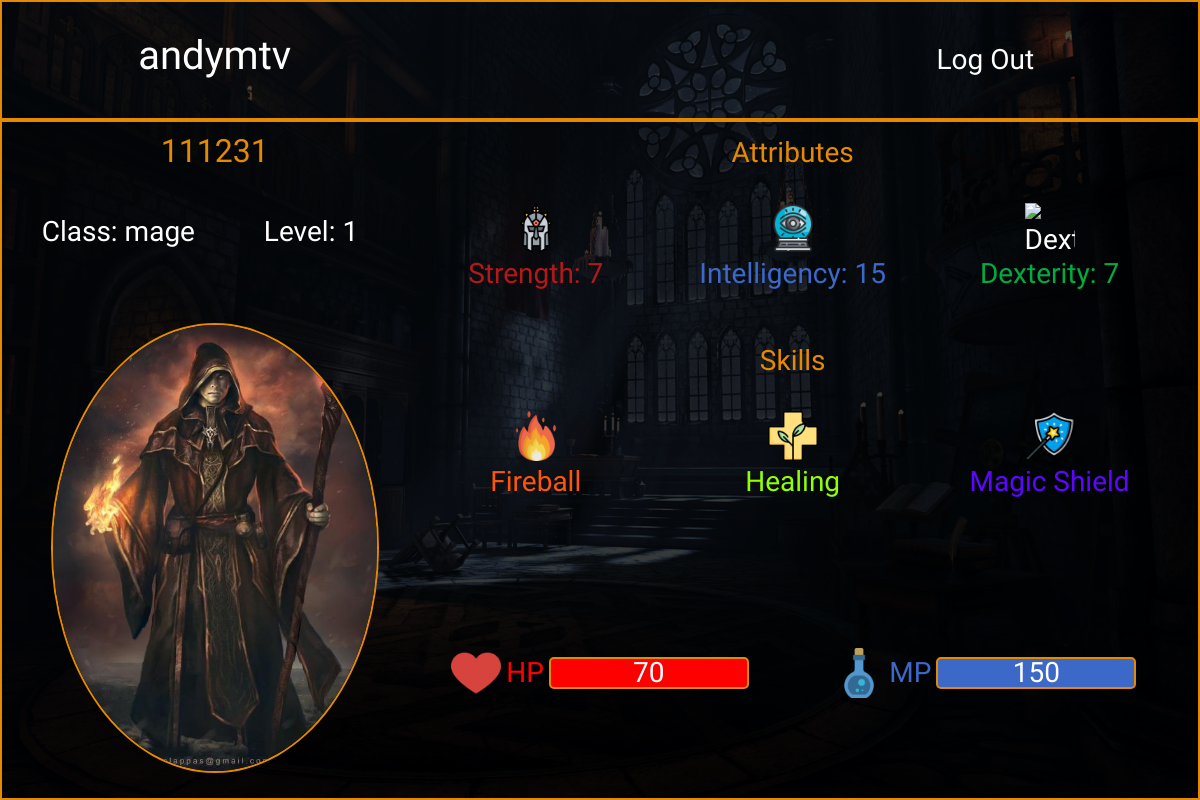
Page /my/andymtv (signed in) on the committed database.
### game.py (models this page shows)
class Characters(db.Model):
    id = db.Column(db.Integer, primary_key=True)
    character_name = db.Column(db.String(50), nullable = False)
    owned_by_user = db.Column(db.String(50), nullable=False)
    path_to_portrait = db.Column(db.String(400), nullable=False)
    character_class = db.Column(db.String(10), nullable=False)
    character_level = db.Column(db.Integer, nullable=False)
    character_intelligence = db.Column(db.Integer, nullable=False, default=10)
    character_strength = db.Column(db.Integer, nullable=False, default=10)
    character_dexterity = db.Column(db.Integer, nullable=False, default=10)
    character_base_attack = db.Column(db.Integer, nullable=False, default=10)
    character_hp = db.Column(db.Integer, nullable=False, default=10)
    character_mp = db.Column(db.Integer, nullable=False, default=10)
    character_dodge = db.Column(db.Integer, nullable=False, default=10)

class Skills(db.Model):
    id = db.Column(db.Integer, primary_key=True)
    skill_name =  db.Column(db.String(50), nullable=False)
    owned_by_class =  db.Column(db.String(50), nullable=False)
    description = db.Column(db.Text, default='')
    path_to_icon = db.Column(db.String(400), nullable=False)

### game.py (the view)
@game.route('/my/<username>')
@login_required
def user_account(username):
    if Users.query.filter_by(username=username).first().characters_list != '':
        character = Characters.query.filter_by(owned_by_user=username).first()
        character_name = character.character_name
        path_to_portrait = character.path_to_portrait
        character_level = character.character_level
        character_class = character.character_class
        character_hp = character.character_hp
        character_mp = character.character_mp
        character_dodge = character.character_dodge
        char_skills = Skills.query.filter_by(owned_by_class=character_class).all()
        skill0 = char_skills[0].skill_name
        skill1 = char_skills[1].skill_name
        skill2 = char_skills[2].skill_name
        skill0_icon = char_skills[0].path_to_icon
        skill1_icon = char_skills[1].path_to_icon
        skill2_icon = char_skills[2].path_to_icon
        skill0_description=char_skills[0].description
        skill1_description=char_skills[1].description
        skill2_description=char_skills[2].description
        character_intelligence = character.character_intelligence
        character_strength = character.character_strength
        character_dexterity = character.character_dexterity
        return render_template('user_page_main.html',
        username=username,
        character_name=character_name,
        path_to_portrait=path_to_portrait,
        character_level=character_level,
        character_class=character_class,
        character_intelligence=character_intelligence,
        character_strength=character_strength,
        character_dexterity=character_dexterity,
        character_hp=character_hp,
        character_mp=character_mp,
        character_dodge=character_dodge,
        skill0=skill0,
        skill1=skill1,
        skill2=skill2,
        skill0_icon=skill0_icon,
        skill1_icon=skill1_icon,
        skill2_icon=skill2_icon,
        skill0_description=skill0_description,
        skill1_description=skill1_description,
        skill2_description=skill2_description)
    return render_template('user_page_create_character.html', username=username)

### game.py (called while the page is built)
@login_manager.user_loader
def load_user(user_id):
    return Users.query.get(int(user_id))

### templates/user_page_main.html (shortened to what this page needs)
{% extends 'characters/base_character_page.html' %}
{% block body %}
    <div class="character_container">
        <div class="character_info">
            <h2 class="character_name">{{character_name}}</h2>
            <h3 class="character_class">Class: {{character_class}}</h3>
            <div class="character_level_wrapper">
                <h3 class="character_level">Level: {{character_level}}</h3>
            </div>
        </div>
        <div class="character_attributes">
            <h3 class="attributes_title">Attributes</h3>
            <div class="attributes_container">
                <div class="attr_cont">
                    <img src="{{url_for('static', filename='img/icons/attributes/strength.png')}}" alt="Strength: {{character_strength}}" class="attr_icon icon">
                    <span class="strength">Strength: {{character_strength}}</span>
                </div>
                <div class="attr_cont">
                    <img src="{{url_for('static', filename='img/icons/attributes/intelligence.png')}}" alt="Intelligency: {{character_intelligence}}" class="attr_icon icon">
                    <span class="intelligency">Intelligency: {{character_intelligence}}</span>
                </div>
                <div class="attr_cont">
                    <img src="{{url_for('static', filename='img/icons/attributes/dexterity.png')}}" alt="Dexterity: {{character_dexterity}}" class="attr_icon icon">
                    <span class="dexterity">Dexterity: {{character_dexterity}}</span>
                </div>
            </div>
        </div>
        <div class="character_skills">
            <h3 class="skills_title">Skills</h3>
            <div class="skills_container">
                <div class="skill_cont" id='skill0'>
                    <img src="{{url_for('static', filename=skill0_icon)}}" alt="{{skill0}}" class="skill_icon icon">
                    <span class="skill1">{{skill0}}</span>
                </div>
                <div class="skill_cont" id='skill1'>
                    <img src="{{url_for('static', filename=skill1_icon)}}" alt="{{skill1}}" class="skill_icon icon">
                    <span class="skill2">{{skill1}}</span>
                </div>
                <div class="skill_cont" id='skill2'>
                    <img src="{{url_for('static', filename=skill2_icon)}}" alt="{{skill2}}" class="skill_icon icon">
                    <span class="skill3">{{skill2}}</span>
                </div>
            </div>
        </div>
        <div class="character_stats">
            <div class="stats_container">
                <div class="stat_cont">
                    <img src="{{url_for('static', filename='img/icons/attributes/heart.png')}}" alt="" class="attr_icon icon">
                    <span class="hp">HP</span>
                    <div class="hp_bar">{{character_hp}}</div>
                </div>
                <div class="stat_cont">
                    <img src="{{url_for('static', filename='img/icons/attributes/mana.png')}}" alt="" class="attr_icon icon">
                    <span class="mp">MP</span>
                    <div class="mp_bar">{{character_mp}}</div>
                </div>
            </div>
        </div>
        <div class="character_portrait_wrapper">
            <img src="{{url_for('static',filename=path_to_portrait+'.jpg')}}" alt="" class="char_portrait char_portrait_main">
        </div>
    </div>
{% endblock %}

### templates/characters/base_character_page.html (shortened to what this page needs)
{% extends 'base_user_page.html' %}

### templates/base_user_page.html (shortened to what this page needs)
<!DOCTYPE html>
<html lang="en" class="user_page_html">
<head>
    <link href="https://cdn.jsdelivr.net/npm/bootstrap@5.0.0-beta1/dist/css/bootstrap.min.css" rel="stylesheet">
    <link rel="stylesheet" href="{{ url_for('static', filename='css/style.css') }}">
</head>
<body class="user_page_body">
    <div class="user_page_container">
        <div class="user_page_header">
            <div class="header_items">
                <a href="/logout" class="logout">Log Out</a>
                <h1 class="username"><a href="/my/{{username}}" class="logout">{{username}}</a></h1>
            </div>
        </div>
    {% block body %}
    {% endblock %}
    </div>
</body>
</html>

### static/css/style.css (style rules this page uses)
html { width: 100%; height: 100vh; background-image: url('../img/game_bg.jpg'); background-size: cover; background-position: center; background-attachment: fixed; }
body { width: 100%; height: 100vh; background-color: rgba(0,0,0,0.7); background-attachment: fixed; background-origin: border-box; display: flex; flex-direction: column; align-items: center; color: #fff; font-family: 'Grenze Gotisch', cursive; font-size: 28px; font-weight: 400; text-align: center; }
.user_page_html { width: 100%; height: 100vh; background-image: url('../img/user_page_bg.jpg'); background-size: cover; background-position: center; }
.user_page_body { width: 100%; display: flex; flex-direction: column; align-items: center; color: #fff; font-family: 'Grenze Gotisch', cursive; }
.user_page_container { width: 100%; height: 100%; display: grid; grid-template-columns: 1fr 1fr 1fr 1fr; grid-template-rows: 15% 1fr; align-items: center; justify-items: center; }
.user_page_header { grid-area: 1 / 1 / 2 / 5; width: 100%; height: 100%; display: grid; padding: 0 20px; grid-template-columns: 1fr 1fr 1fr; grid-template-rows: 1fr; align-items: center; justify-items: center; border: 2px rgb(228, 137, 0) solid; }
.header_items { grid-area: 1 / 1 / 2 / 6; width: 100%; display: grid; grid-template-columns: 1fr 1fr 1fr; grid-template-rows: 1fr; align-items: center; justify-items: center; }
.username { grid-area: 1 / 1 / 2 / 2; }
.logout { grid-area: 1 / 3 / 2 / 4; text-decoration: none; color: #fff; }
.char_portrait { max-height: 450px; min-height: 300px; height: 100%; width: 100%; }
.character_container { padding: 0 20px; padding-top: 10px; background-color: rgba(0,0,0,0.25); grid-area: 2 / 1 / 3 / 5; display: grid; grid-template-columns: 1fr 1fr 1fr; grid-template-rows: 25% 1fr 1fr; width: 100%; height: 100%; border: 2px rgb(228, 137, 0) solid; }
.character_info { grid-area: 1 / 1 / 2 / 2; display: grid; grid-template-columns: 1fr 1fr; grid-template-rows: 1fr 1fr; }
.character_name { grid-area: 1 / 1 / 2 / 3; width: 100%; color: rgb(228, 137, 0); margin: 0; }
.character_level_wrapper { grid-area: 2 / 2 / 3 / 3; }
.character_level { margin: 0; }
.character_class { grid-area: 2 / 1 / 3 / 2; margin: 0; }
.character_portrait_wrapper { grid-area: 2 / 1 / 5 / 2; display: grid; justify-items: center; align-items: center; overflow: hidden; margin: 10px 0; }
.char_portrait_main { max-height: 450px; min-height: 180px; width: auto; border-radius: 50%; border: 2px rgb(228, 137, 0) solid; }
.character_attributes { grid-area: 1 / 2 / 2 / 4; display: flex; flex-direction: column; justify-content: center; height: 100%; }
.attributes_title { color: rgb(228, 137, 0); padding-bottom: 25px; }
.attributes_container { width: 100%; display: grid; grid-template-columns: 1fr 1fr 1fr; }
.attr_cont { display: flex; flex-direction: column; align-items: center; }
.character_skills { grid-area: 2 / 2 / 3 / 4; display: flex; flex-direction: column; justify-content: center; height: 100%; }
.skills_title { color: rgb(228, 137, 0); padding-bottom: 25px; }
.skills_container { width: 100%; display: grid; grid-template-columns: 1fr 1fr 1fr; }
.skill_cont { display: flex; flex-direction: column; align-items: center; }
.character_stats { grid-area: 3 / 2 / 4 / 4; display: flex; justify-content: space-between; align-items: center; width: 100%; }
.stats_container { width: 100%; display: flex; justify-content: space-evenly; }
.stat_cont { width: 100%; display: flex; justify-content: center; align-items: center; }
.strength { color: rgb(179, 25, 25); }
.intelligency { color: rgb(60, 104, 199); }
.dexterity { color: rgb(0, 172, 66); }
.skill1 { color: rgb(255, 85, 6); }
.skill2 { color: rgb(145, 255, 0); }
.skill3 { color: rgb(93, 6, 255); }
.hp { color: rgb(255, 0, 0); padding-left: 5px; }
.hp_bar { width: 200px; height: auto; border: 2px rgb(228, 137, 0) solid; border-radius: 5px; display: grid; justify-items: center; align-items: center; font-size: 28px; line-height: 1; margin-left: 5px; background-color: rgb(255, 0, 0); }
.mp { color: rgb(60, 104, 199); padding-left: 5px; }
.mp_bar { width: 200px; height: auto; border: 2px rgb(228, 137, 0) solid; border-radius: 5px; display: grid; justify-items: center; align-items: center; font-size: 28px; line-height: 1; margin-left: 5px; background-color: rgb(60, 104, 199); }
.icon { width: 50px; height: 50px; }

### rows in the picture
Characters: character_name "111231", character_class "mage", path_to_portrait (picture)
Skills: path_to_icon (picture), skill_name "Fireball"
Skills: path_to_icon (picture), skill_name "Healing"
Skills: path_to_icon (picture), skill_name "Magic Shield"

### other values in the picture
{{ username }} "andymtv"
{{ character_level }} "1"
{{ character_strength }} "7"
{{ character_intelligence }} "15"
{{ character_dexterity }} "7"
{{ character_hp }} "70"
{{ character_mp }} "150"
